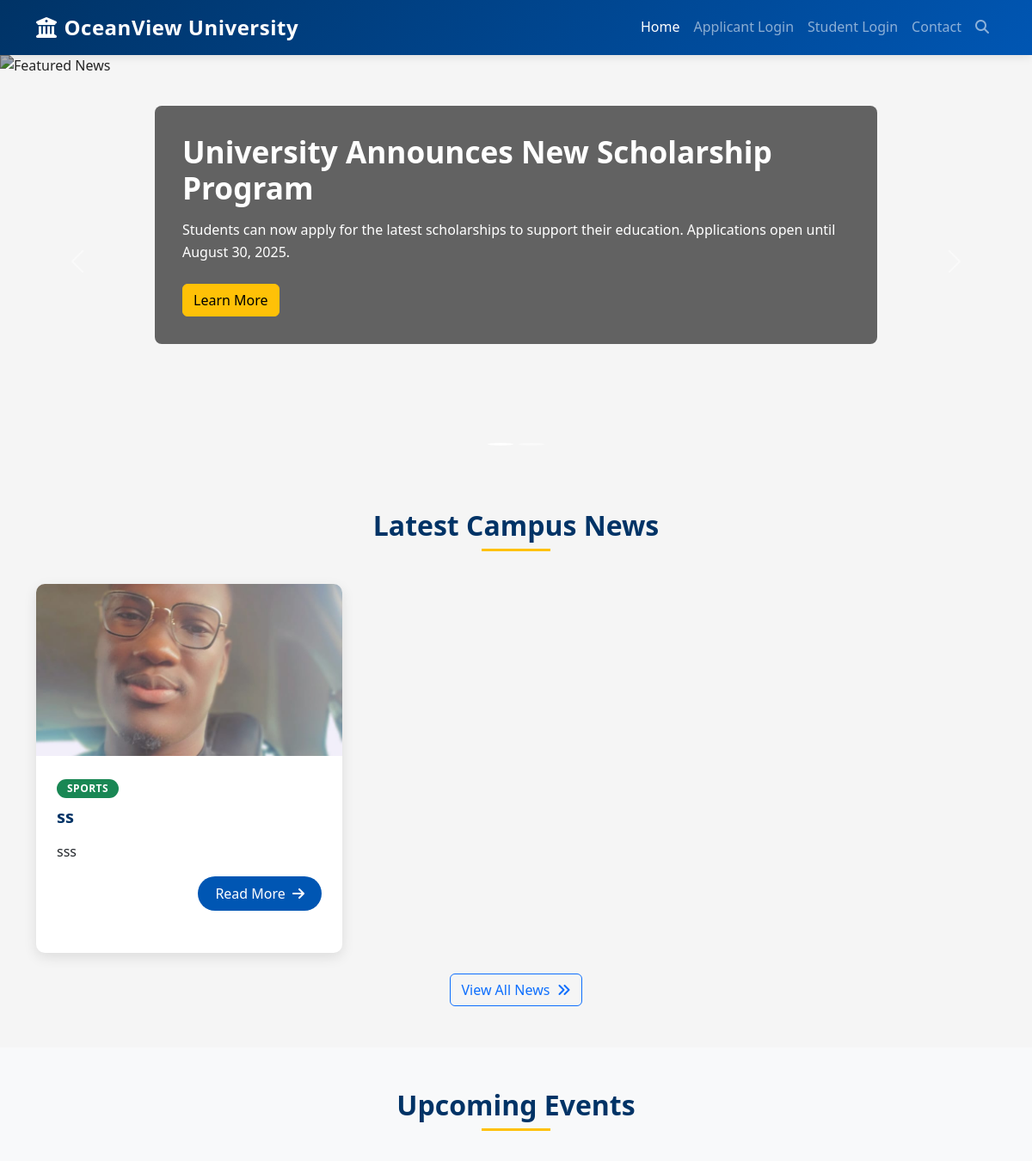
/headline-news/ (upper part), run on an earlier commit of the app's database.
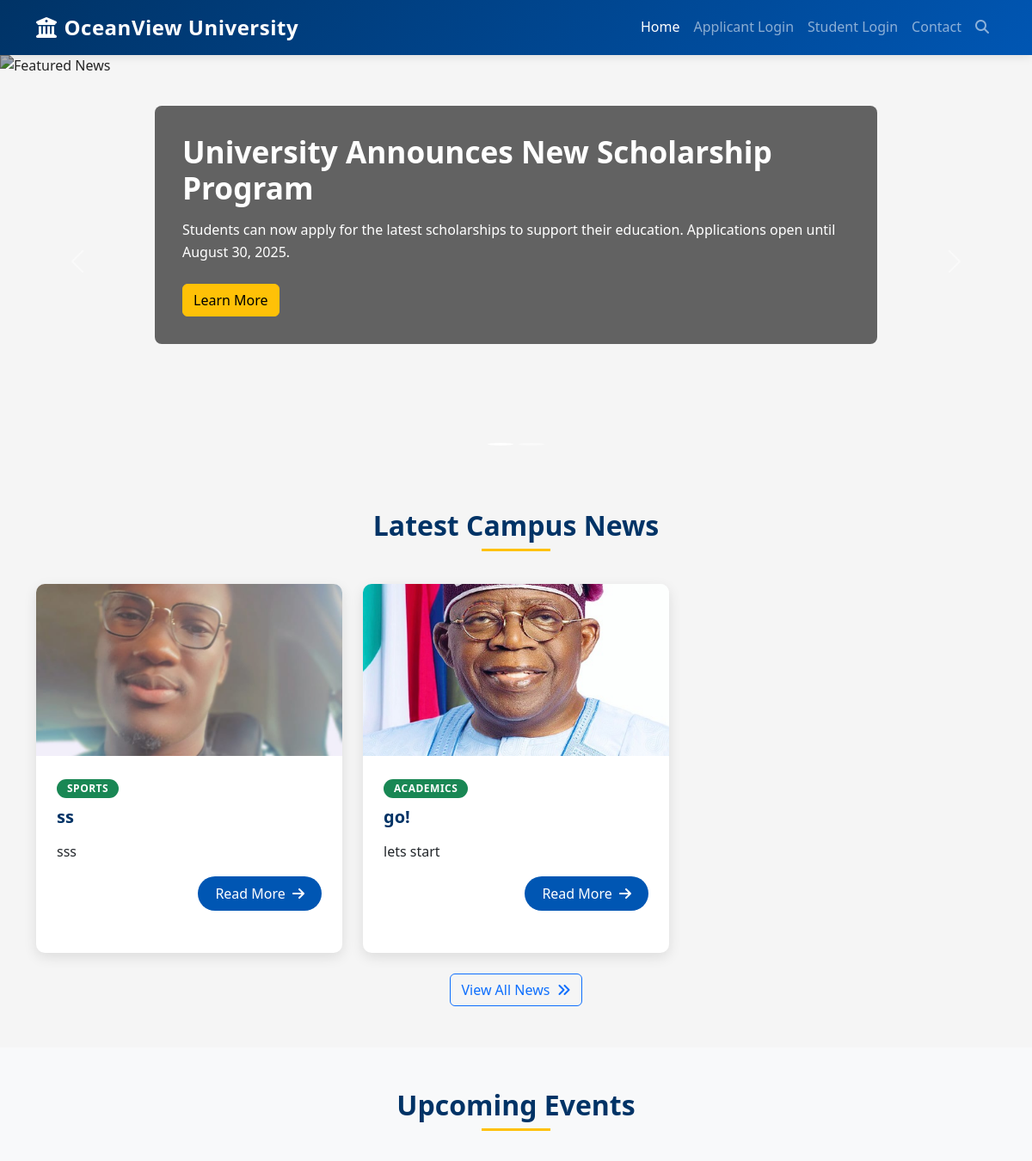
And on a later commit of the database.
### portal/models.py (models this page shows, shortened)
class Headline(models.Model):
    title = models.CharField(max_length=100)
    content = models.TextField()
    image = models.ImageField(upload_to="news_images/", blank=True, null=True)
    category = models.ForeignKey(Category, on_delete=models.CASCADE)
    created_at = models.DateTimeField(auto_now_add=True)

class Category(models.Model):
    name = models.CharField(max_length=100, unique=True)

### portal/views.py (the view)
# urls.py: path('headline-news/', views.headline_news, name='headline_news'),
def headline_news(request):
    headlines = Headline.objects.all()
    return render(request, "portal-news.html", {"headlines": headlines})

### portal/templates/portal-news.html (shortened to what the changed rows need)
{% load static  %}
<!DOCTYPE html>
<html lang="en">
<head>
    <link rel="stylesheet" href="https://cdn.jsdelivr.net/npm/bootstrap@5.3.0/dist/css/bootstrap.min.css">
    <link rel="stylesheet" href="https://cdnjs.cloudflare.com/ajax/libs/font-awesome/6.4.0/css/all.min.css">
    <link rel="stylesheet" href="{% static 'css/portal_news.css' %}">
</head>
<body>
    <div class="container py-5">
        <h2 class="text-center section-title">Latest Campus News</h2>
        <div class="row">
            {% for headline in headlines %}
            <div class="col-lg-4 col-md-6">
                <div class="card news-card">
                    <img src="{% if headline.image %}{{ headline.image.url }}{% else %}https://images.unsplash.com/photo-1523050854058-8df90110c9f1?ixlib=rb-4.0.3&ixid=M3wxMjA3fDB8MHxwaG90by1wYWdlfHx8fGVufDB8fHx8fA%3D%3D&auto=format&fit=crop&w=1470&q=80{% endif %}" class="card-img-top" alt="News Image">
                    <div class="card-body">
                        <span class="badge bg-success category-badge">{{ headline.category.name }}</span>
                        <h5 class="card-title">{{ headline.title }}</h5>
                        <p class="card-text">{{ headline.content|truncatechars:150 }}</p>
                        <div class="d-flex justify-content-between align-items-center">
                            <a href="#" class="btn btn-primary">Read More <i class="fas fa-arrow-right ms-1"></i></a>
                        </div>
                    </div>
                </div>
            </div>
            {% endfor %}
        </div>
    </div>
    <div class="bg-light py-5">
        <div class="container">
            <h2 class="text-center section-title">Upcoming Events</h2>
        </div>
    </div>
</body>
</html>

What changed in the data, as far as the page shows it:
added Headline: image (picture), category.name "ACADEMICS", title "go!", content "lets start"
